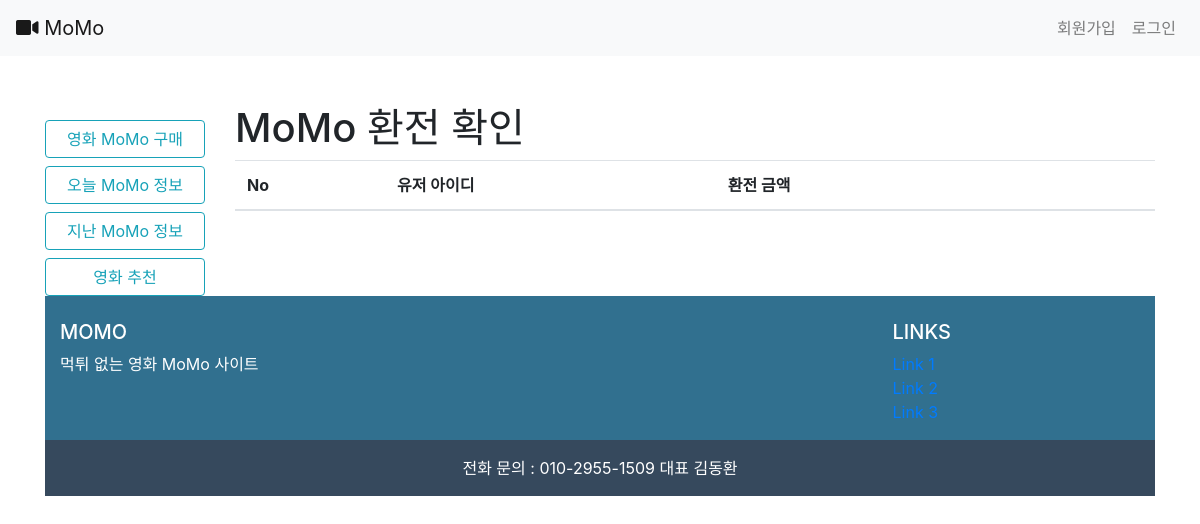
Before: /accounts/money/1/1 with the older database file.
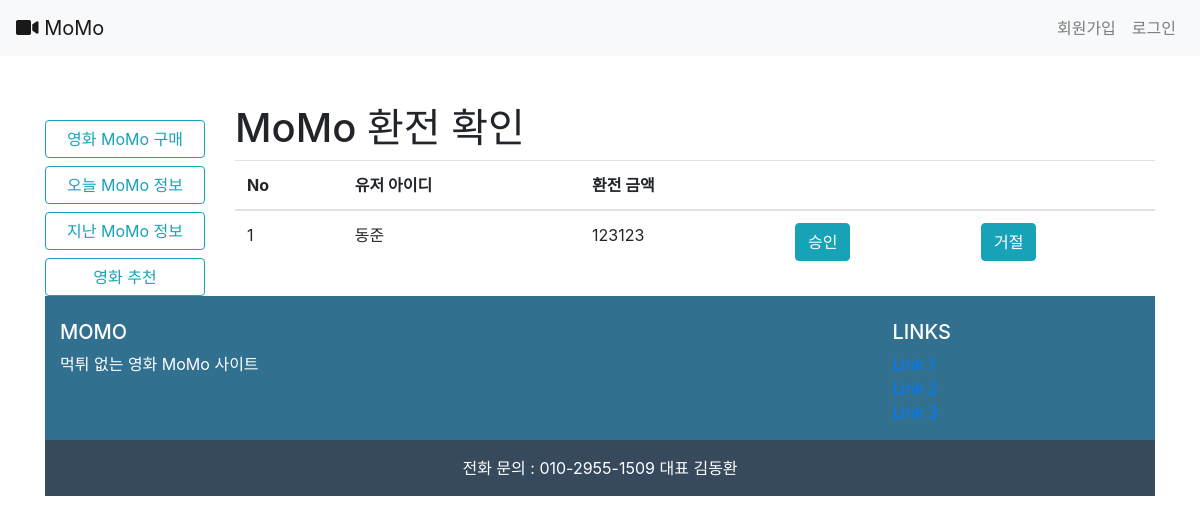
After: the same page with the newer database file.
### accounts/models.py (models this page shows, shortened)
class Money(models.Model):
    user = models.ForeignKey(settings.AUTH_USER_MODEL, on_delete = models.CASCADE)
    money = models.PositiveIntegerField(blank=False)
    status = models.TextField()
    date = models.DateField()
    check_date = models.DateField(null=True)

class User(AbstractUser):
    points = models.PositiveIntegerField(default=0)

### accounts/views.py (the view, shortened to what this page needs)
# urls.py: path('money/<int:flag>/<int:user_id>', views.money, name='money'),
def money(request, flag, user_id):
    message = 0
    if flag == 1:
        form = Money.objects.filter(status='승인 대기중')
    else:
        form = MoneyCreationForm()
    context = {
        'form':form,
        'flag':flag,
        'message':message
    }
    return render(request, 'accounts/money_form.html', context)

### accounts/templates/accounts/money_form.html (shortened to what this page needs)
{% extends 'base.html' %}
{% load bootstrap4 %}
{% block body %}
{% if flag == 1 %}
<h1 >MoMo 환전 확인</h1>
{% else %}
{% if flag == 2 %}
<h1>{{ user }}님 MoMo 충전</h1>
{% else %}
<h1>{{ user }}님 MoMo 환전 신청</h1>
{% endif %}
{% endif %}
{% if flag == 1 %}
<table class="table">
  <thead>
    <tr>
      <th scope="col">No</th>
      <th scope="col">유저 아이디</th>
      <th scope="col">환전 금액</th>
      <th scope="col"></th>
      <th scope="col"></th>
    </tr>
  </thead>
  <tbody>
    {% for i in form %}
    <tr>
      <td scope="row"></td>
      <td>{{ i.user }}</td>
      <td>{{ i.money }}</td>
      <td><a href="{% url 'accounts:check' 1 i.id %}"><button class="btn btn-info">승인</button></a></td>
      <td><a href="{% url 'accounts:check' 0 i.id %}"><button class="btn btn-info">거절</button></a></td>
    </tr>
    {% endfor %}
  </tbody>
</table>
    {% endif %}
{% endblock %}

Changed rows visible on the page:
added Money: user "동준", money "123123"
